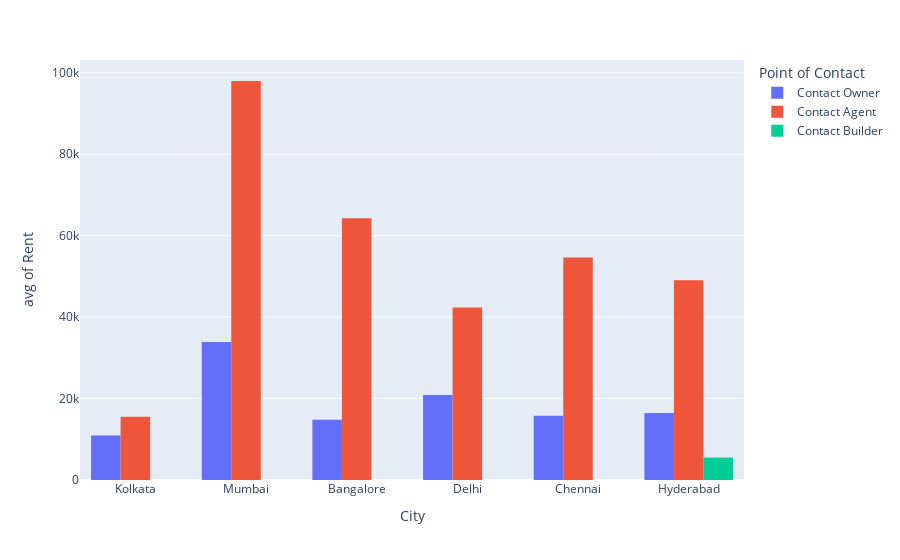

Write notebook code for a chart like this one.
### Code cell
px.histogram(data_frame=rent_data, x='City', y='Rent',color='Point of Contact', barmode='group',histfunc='avg')

### Figure 1 — Plotly figure (JSON) as saved in the notebook; plotly's stock layout.template omitted (floating-point values rounded to 4 significant figures; data arrays with more than 128 entries replaced by an {"elided": "..."} marker saying what was removed)
{"data": [{"alignmentgroup": "True", "bingroup": "x", "histfunc": "avg", "hovertemplate": "Point of Contact=Contact Owner<br>City=%{x}<br>avg of Rent=%{y}<extra></extra>", "legendgroup": "Contact Owner", "marker": {"color": "#636efa", "pattern": {"shape": ""}}, "name": "Contact Owner", "offsetgroup": "Contact Owner", "orientation": "v", "showlegend": true, "type": "histogram", "x": {"elided": "3212 str values"}, "xaxis": "x", "y": {"elided": "3212 int values"}, "yaxis": "y"}, {"alignmentgroup": "True", "bingroup": "x", "histfunc": "avg", "hovertemplate": "Point of Contact=Contact Agent<br>City=%{x}<br>avg of Rent=%{y}<extra></extra>", "legendgroup": "Contact Agent", "marker": {"color": "#EF553B", "pattern": {"shape": ""}}, "name": "Contact Agent", "offsetgroup": "Contact Agent", "orientation": "v", "showlegend": true, "type": "histogram", "x": {"elided": "1529 str values"}, "xaxis": "x", "y": {"elided": "1529 int values"}, "yaxis": "y"}, {"alignmentgroup": "True", "bingroup": "x", "histfunc": "avg", "hovertemplate": "Point of Contact=Contact Builder<br>City=%{x}<br>avg of Rent=%{y}<extra></extra>", "legendgroup": "Contact Builder", "marker": {"color": "#00cc96", "pattern": {"shape": ""}}, "name": "Contact Builder", "offsetgroup": "Contact Builder", "orientation": "v", "showlegend": true, "type": "histogram", "x": ["Hyderabad"], "xaxis": "x", "y": [5500], "yaxis": "y"}], "layout": {"barmode": "group", "legend": {"title": {"text": "Point of Contact"}, "tracegroupgap": 0}, "margin": {"t": 60}, "xaxis": {"anchor": "y", "domain": [0, 1], "title": {"text": "City"}}, "yaxis": {"anchor": "x", "domain": [0, 1], "title": {"text": "avg of Rent"}}}}
